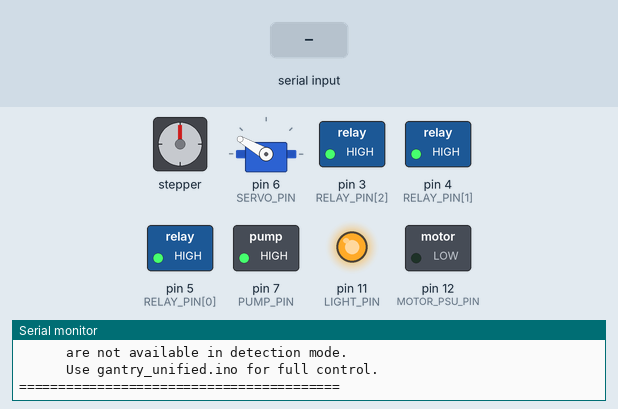
Bench run of a sketch on a simulated Arduino Uno, built with avr-gcc and run on an emulated ATmega328P. Shown: stepper motor, servo, switched loads named in the sketch (green lamp = pin HIGH), output pins drawn as LEDs (lit = HIGH), the last lines printed to the serial monitor. Wiring (inferred from the names in the program): stepper motor driver (200 steps per turn assumed): step pin 9; direction pin 8; enable pin 10. The test bench sets the inputs (shaded band).

Above: at 2.0 s.
2.1 s: "pump on\n" received over Serial
At 2.8 s:
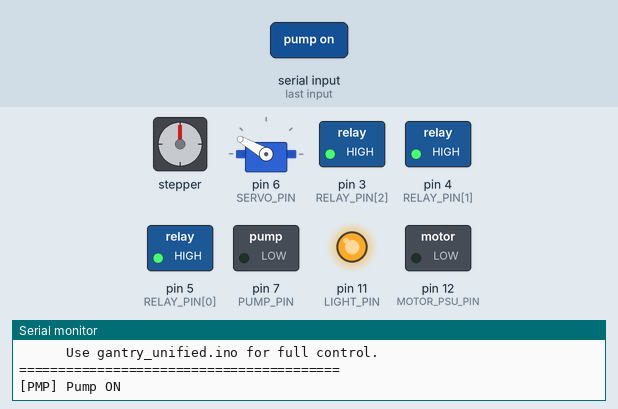
3.6 s: "na on\n" received over Serial
At 4.8 s:
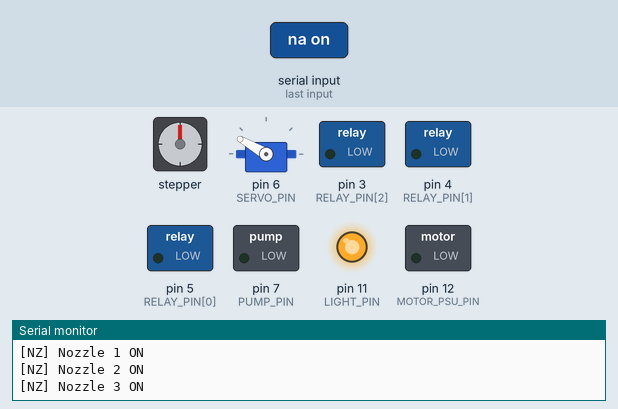
5.1 s: "light on\n" received over Serial
At 6.3 s:
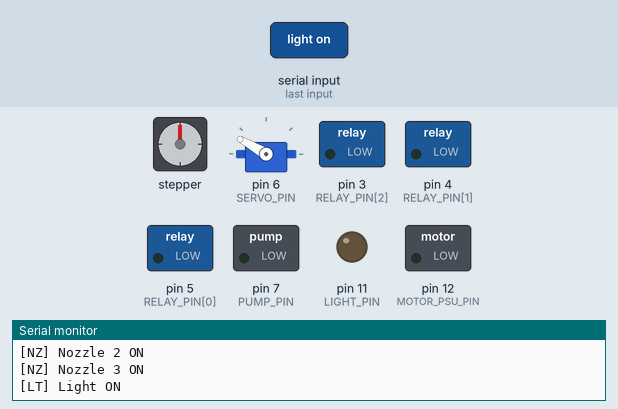
6.6 s: "a 45\n" received over Serial
At 7.3 s:
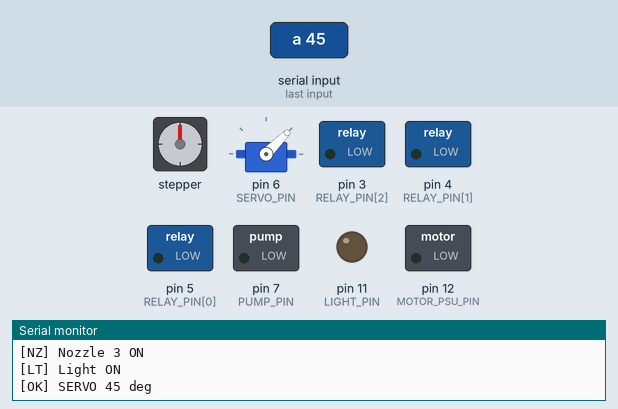
9.6 s: "pump off\n" received over Serial
At 10.0 s:
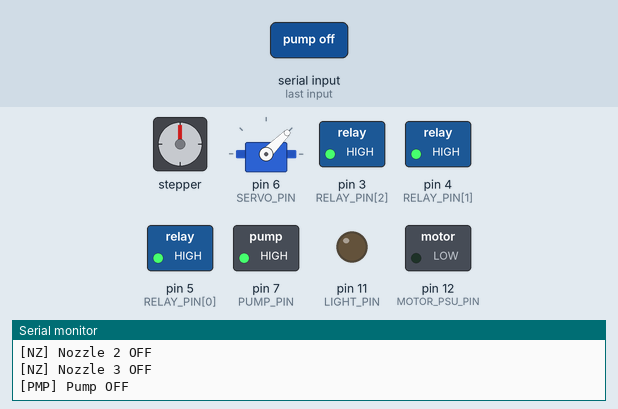
Timing chart, 0 to 12.1 s (numbered marks = the images above; inputs shaded):
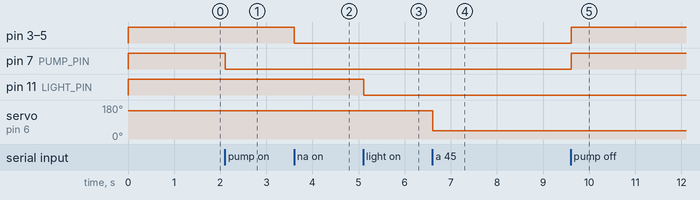

The sketch:

gantry_detection.ino
```cpp
// ============================================================
//   IMAGING GANTRY — DETECTION CONTROLLER  v1.0
//
//   Purpose:
//     Lightweight firmware for DETECTION MODE only.
//     Camera is fixed at a permanent position — no gantry
//     arm movement required. No homing, no limit switch.
//
//   Controls:
//     - Stepper    : Enabled + holding torque (no movement)
//     - 3x Teejet  : Solenoid nozzle valves (N1/N2/N3)
//     - SHURflo    : Spray pump
//     - AL295W     : Grow light (24V via boost converter)
//     - Servo      : Camera tilt (fixed at boot angle)
//
//   NOT included (use gantry_unified.ino for these):
//     - Stepper motor movement / homing / limit switch
//     - Sequence engine (m, a steps)
//
//   Stepper is ENABLED at boot to lock arm position against
//   vibration and field bumps — but never commanded to move.
//
//   Serial protocol : 9600 baud, '\n' terminated
//   Commands are a strict subset of gantry_unified.ino —
//   same syntax, so the Python GUI works unchanged.
//
//   Pin assignments (IDENTICAL to gantry_unified):
//     Servo           : 6
//     Nozzle 1 relay  : 5      Nozzle 2 relay  : 4
//     Nozzle 3 relay  : 3      Pump relay      : 7
//     Light relay     : 11
//     (Pins 8,9,10,12 unused — stepper/PSU not fitted)
//
//   Author : Nana  |  ABEN PhD Imaging System
// ============================================================

#include <Servo.h>

// ──────────────────────────────────────────────────────────
//  PIN DEFINITIONS (same as gantry_unified for compatibility)
// ──────────────────────────────────────────────────────────
const uint8_t SERVO_PIN     = 6;

// Stepper — enabled at boot to hold torque, no movement
const uint8_t STEP_PIN      = 9;
const uint8_t DIR_PIN       = 8;
const uint8_t ENABLE_PIN    = 10;
const uint8_t MOTOR_PSU_PIN = 12;   // 12V PSU relay

const uint8_t NOZZLE_COUNT  = 3;
const uint8_t RELAY_PIN[3]  = {5, 4, 3};   // N1, N2, N3

const uint8_t PUMP_PIN      = 7;
const uint8_t LIGHT_PIN     = 11;

// ──────────────────────────────────────────────────────────
//  SERVO
// ──────────────────────────────────────────────────────────
const int SERVO_FIXED_ANGLE = 150;   // Fixed detection position
const int SERVO_MIN_ANGLE   = 0;
const int SERVO_MAX_ANGLE   = 170;

Servo camServo;
int   servoAngle = SERVO_FIXED_ANGLE;

// ──────────────────────────────────────────────────────────
//  STATE
// ──────────────────────────────────────────────────────────
bool nozzleState[NOZZLE_COUNT] = {false, false, false};
bool pumpState                 = false;
bool lightState                = false;

// ──────────────────────────────────────────────────────────
//  COMMS WATCHDOG
//
//  The Jetson polls "p" every 1.5s (see gantry_controller.py
//  POLL_INTERVAL) even when idle, so ANY complete command
//  (not just nozzle/pump commands) counts as a live heartbeat.
//
//  If no command is received for COMM_TIMEOUT_MS, we assume the
//  Jetson has crashed, hung, or the USB/serial link has died and
//  force pump + all nozzles OFF regardless of last commanded
//  state. This is the last line of defense — it does NOT depend
//  on any software on the host being alive.
// ──────────────────────────────────────────────────────────
const unsigned long COMM_TIMEOUT_MS = 4000;   // ~2.6x the 1.5s poll interval
unsigned long        lastCmdMillis  = 0;
bool                  watchdogTripped = false;

// ──────────────────────────────────────────────────────────
//  SERIAL BUFFER (no String — zero heap allocation)
// ──────────────────────────────────────────────────────────
const uint8_t CMD_BUF_SIZE = 64;
char    cmdBuf[CMD_BUF_SIZE];
uint8_t cmdLen   = 0;
bool    cmdReady = false;

// ──────────────────────────────────────────────────────────
//  FORWARD DECLARATIONS
// ──────────────────────────────────────────────────────────
void processCommand(char* cmd);
void setNozzle(uint8_t index, bool on);
void allNozzlesOn();
void allNozzlesOff();
void setPump(bool on);
void setLight(bool on);
void setServoAngle(int angle);
bool validateServoRange(int angle);
void checkCommsWatchdog();
void printFullStatus();
void printBanner();
void printMenu();

// ──────────────────────────────────────────────────────────
//  SETUP
// ──────────────────────────────────────────────────────────
void setup() {
  // Stepper — enable hold torque to lock arm position
  // Motor PSU relay ON first to power the driver
  pinMode(MOTOR_PSU_PIN, OUTPUT);
  digitalWrite(MOTOR_PSU_PIN, LOW);    // active LOW — PSU ON

  // Enable pin LOW = driver active, holding current applied
  pinMode(STEP_PIN,   OUTPUT);
  pinMode(DIR_PIN,    OUTPUT);
  pinMode(ENABLE_PIN, OUTPUT);
  digitalWrite(ENABLE_PIN, LOW);       // hold torque — arm locked

  // Servo — fixed at detection angle
  camServo.attach(SERVO_PIN);
  camServo.write(SERVO_FIXED_ANGLE);

  // Nozzle relays — all OFF (active LOW)
  for (uint8_t i = 0; i < NOZZLE_COUNT; i++) {
    pinMode(RELAY_PIN[i], OUTPUT);
    digitalWrite(RELAY_PIN[i], HIGH);
  }

  // Pump relay — OFF
  pinMode(PUMP_PIN, OUTPUT);
  digitalWrite(PUMP_PIN, HIGH);

  // Light relay — OFF
  pinMode(LIGHT_PIN, OUTPUT);
  digitalWrite(LIGHT_PIN, HIGH);

  Serial.begin(9600);
  lastCmdMillis = millis();
  printBanner();
  printMenu();
}

// ──────────────────────────────────────────────────────────
//  MAIN LOOP — serial command processing only
// ──────────────────────────────────────────────────────────
void loop() {
  // Byte-by-byte serial intake — no String allocation
  while (Serial.available() > 0) {
    char c = (char)Serial.read();
    if (c == '\n' || c == '\r') {
      if (cmdLen > 0) {
        cmdBuf[cmdLen] = '\0';
        cmdReady = true;
      }
    } else {
      if (cmdLen < CMD_BUF_SIZE - 1) {
        cmdBuf[cmdLen++] = c;
      }
    }
  }

  if (cmdReady) {
    // Any complete line — including routine "p" status polls —
    // counts as proof the Jetson is alive and talking to us.
    lastCmdMillis   = millis();
    watchdogTripped = false;

    processCommand(cmdBuf);
    cmdLen   = 0;
    cmdReady = false;
  }

  checkCommsWatchdog();
}

// ──────────────────────────────────────────────────────────
//  COMMS WATCHDOG CHECK
//  Call every loop() pass. Uses subtraction so it is safe
//  across the ~49-day millis() rollover.
// ──────────────────────────────────────────────────────────
void checkCommsWatchdog() {
  unsigned long elapsed = millis() - lastCmdMillis;

  if (elapsed > COMM_TIMEOUT_MS && !watchdogTripped) {
    watchdogTripped = true;
    Serial.println(F("[WDT] Comm link lost — forcing pump + nozzles OFF"));
    allNozzlesOff();
    setPump(false);
  }
}

// ──────────────────────────────────────────────────────────
//  COMMAND PROCESSOR
//  Supports the same syntax as gantry_unified.ino
//  so Python GUI works unchanged.
// ──────────────────────────────────────────────────────────
void processCommand(char* cmd) {
  // Trim leading whitespace
  while (*cmd == ' ') cmd++;
  if (*cmd == '\0') return;

  // ── PUMP ────────────────────────────────────────────────
  if (strcmp(cmd, "pump on")  == 0 || strcmp(cmd, "pon")  == 0) {
    setPump(true);  return;
  }
  if (strcmp(cmd, "pump off") == 0 || strcmp(cmd, "poff") == 0) {
    setPump(false); return;
  }

  // ── NOZZLES ─────────────────────────────────────────────
  if (strcmp(cmd, "na on")  == 0) { allNozzlesOn();  return; }
  if (strcmp(cmd, "na off") == 0) { allNozzlesOff(); return; }

  // n1 on/off, n2 on/off, n3 on/off
  if (cmd[0] == 'n' && cmd[1] >= '1' && cmd[1] <= '3') {
    uint8_t idx = cmd[1] - '1';       // 0-based
    bool    on  = (strstr(cmd + 2, "on") != nullptr);
    setNozzle(idx, on);
    return;
  }

  // ── LIGHT ───────────────────────────────────────────────
  if (strcmp(cmd, "light on")  == 0 || strcmp(cmd, "lon")  == 0) {
    setLight(true);  return;
  }
  if (strcmp(cmd, "light off") == 0 || strcmp(cmd, "loff") == 0) {
    setLight(false); return;
  }

  // ── SERVO ───────────────────────────────────────────────
  // a <deg> — adjust camera angle even in detection mode
  if (cmd[0] == 'a' && cmd[1] == ' ') {
    int angle = atoi(cmd + 2);
    if (validateServoRange(angle)) {
      setServoAngle(angle);
    }
    return;
  }

  // ── STATUS / INFO ────────────────────────────────────────
  if (strcmp(cmd, "p")    == 0) { printFullStatus(); return; }
  if (strcmp(cmd, "i")    == 0) { printFullStatus(); return; }
  if (strcmp(cmd, "help") == 0 ||
      strcmp(cmd, "?")    == 0) { printMenu();       return; }

  // ── GRACEFULLY IGNORE GANTRY COMMANDS ────────────────────
  // h, m, r, s, hs, e, d, mpsu, loop, pause, resume, stop
  // These are valid in gantry_unified but silently ignored here
  // so the GUI doesn't error — it just gets no response
  if (cmd[0] == 'h' || cmd[0] == 'm' || cmd[0] == 'r' ||
      cmd[0] == 's' || cmd[0] == 'e' || cmd[0] == 'd') {
    Serial.println(F("[INFO] Stepper commands ignored in detection mode"));
    Serial.println(F("       Upload gantry_unified.ino for full gantry control"));
    return;
  }
  if (strncmp(cmd, "mpsu",  4) == 0 ||
      strncmp(cmd, "loop",  4) == 0 ||
      strncmp(cmd, "pause", 5) == 0 ||
      strncmp(cmd, "resume",6) == 0 ||
      strncmp(cmd, "stop",  4) == 0) {
    Serial.println(F("[INFO] Command not available in detection mode"));
    return;
  }

  Serial.print(F("[?] Unknown command: "));
  Serial.println(cmd);
}

// ──────────────────────────────────────────────────────────
//  HARDWARE CONTROL
// ──────────────────────────────────────────────────────────
void setNozzle(uint8_t index, bool on) {
  if (index >= NOZZLE_COUNT) return;
  nozzleState[index] = on;
  digitalWrite(RELAY_PIN[index], on ? LOW : HIGH);  // active LOW
  // Match gantry_controller.py [NZ] parse token
  Serial.print(F("[NZ] Nozzle ")); Serial.print(index + 1);
  Serial.println(on ? F(" ON") : F(" OFF"));
}

void allNozzlesOn() {
  for (uint8_t i = 0; i < NOZZLE_COUNT; i++) setNozzle(i, true);
}

void allNozzlesOff() {
  for (uint8_t i = 0; i < NOZZLE_COUNT; i++) setNozzle(i, false);
}

void setPump(bool on) {
  if (!on) allNozzlesOff();         // safety: nozzles off before pump off
  pumpState = on;
  digitalWrite(PUMP_PIN, on ? LOW : HIGH);  // active LOW
  // Match gantry_controller.py parse tokens
  Serial.println(on ? F("[PMP] Pump ON") : F("[PMP] Pump OFF"));
}

void setLight(bool on) {
  lightState = on;
  digitalWrite(LIGHT_PIN, on ? LOW : HIGH);  // active LOW
  // Match gantry_controller.py [LT] parse token
  Serial.println(on ? F("[LT] Light ON") : F("[LT] Light OFF"));
}

void setServoAngle(int angle) {
  servoAngle = angle;
  camServo.write(angle);
  Serial.print(F("[OK] SERVO ")); Serial.print(angle);
  Serial.println(F(" deg"));
}

bool validateServoRange(int angle) {
  if (angle < SERVO_MIN_ANGLE || angle > SERVO_MAX_ANGLE) {
    Serial.print(F("[!] Angle out of range (0-"));
    Serial.print(SERVO_MAX_ANGLE); Serial.println(F(" deg)"));
    return false;
  }
  return true;
}

// ──────────────────────────────────────────────────────────
//  STATUS
// ──────────────────────────────────────────────────────────
void printFullStatus() {
  Serial.println(F("    ======= DETECTION STATUS ======="));
  Serial.println(F("    [MODE] DETECTION"));
  Serial.print(F("    Mode     : DETECTION (camera fixed at "));
  Serial.print(SERVO_FIXED_ANGLE); Serial.println(F(" deg)"));
  Serial.println(F("    Motor PSU: ON  [POWERED]"));
  Serial.print(F("    Cam angle: ")); Serial.print(servoAngle);
  Serial.println(F(" deg"));
  Serial.println(F("    ---------------------------"));
  Serial.print(F("    Pump     : "));
  Serial.println(pumpState ? F("ON  [RUNNING]") : F("OFF [STOPPED]"));
  for (uint8_t i = 0; i < NOZZLE_COUNT; i++) {
    Serial.print(F("    Nozzle ")); Serial.print(i + 1);
    Serial.print(F("  : "));
    Serial.println(nozzleState[i] ? F("ON  [OPEN]") : F("OFF [CLOSED]"));
  }
  Serial.println(F("    ---------------------------"));
  Serial.print(F("    Light    : "));
  Serial.println(lightState ? F("ON  [ACTIVE]") : F("OFF [STANDBY]"));
  Serial.println(F("    ---------------------------"));
  Serial.println(F("    Stepper  : ENABLED [HOLDING TORQUE]"));
  Serial.println(F("    Motor PSU: ON  [POWERED]"));
  Serial.println(F("    Homing   : N/A (detection mode)"));
  Serial.print(F("    Comm WDT : "));
  Serial.print(millis() - lastCmdMillis);
  Serial.print(F("ms since last cmd (timeout "));
  Serial.print(COMM_TIMEOUT_MS);
  Serial.println(F("ms)"));
  Serial.println(F("    ==========================="));
}

void printBanner() {
  Serial.println(F("============================================"));
  Serial.println(F("   ABEN GANTRY — DETECTION MODE  v1.0"));
  Serial.println(F("   Stepper HOLD | Nozzles | Pump | Light | Servo"));
  Serial.println(F("   Camera fixed — arm locked, no movement"));
  Serial.println(F("============================================"));
  Serial.println(F("Pins:"));
  Serial.println(F("  Stepper  STEP=9 DIR=8 EN=10 PSU=12 [HOLD]"));
  Serial.println(F("  Servo    6  (fixed at 145 deg)"));
  Serial.println(F("  Nozzles  N1=5  N2=4  N3=3"));
  Serial.println(F("  Pump     7"));
  Serial.println(F("  Light    11"));
  Serial.println();
}

void printMenu() {
  Serial.println(F("\n======== DETECTION MODE COMMANDS ========"));
  Serial.println(F("PUMP:"));
  Serial.println(F("  pump on / pump off    pon / poff"));
  Serial.println(F(""));
  Serial.println(F("NOZZLES:"));
  Serial.println(F("  n1 on/off  n2 on/off  n3 on/off"));
  Serial.println(F("  na on / na off  (all nozzles)"));
  Serial.println(F(""));
  Serial.println(F("LIGHT:"));
  Serial.println(F("  light on / light off  lon / loff"));
  Serial.println(F(""));
  Serial.println(F("SERVO (fine adjust only):"));
  Serial.println(F("  a <deg>   (0-170, default 145)"));
  Serial.println(F(""));
  Serial.println(F("STATUS:"));
  Serial.println(F("  p / i     - Full status"));
  Serial.println(F("  help / ?  - This menu"));
  Serial.println(F(""));
  Serial.println(F("NOTE: Stepper commands (h, m, r, s, e, d)"));
  Serial.println(F("      are not available in detection mode."));
  Serial.println(F("      Use gantry_unified.ino for full control."));
  Serial.println(F("=========================================\n"));
}
```

Measured:
- after the input at 2.1 s, pin 7 (PUMP_PIN): HIGH → LOW at once
- after the input at 3.6 s, pin 3 (RELAY_PIN[2]), pin 4 (RELAY_PIN[1]), pin 5 (RELAY_PIN[0]): HIGH → LOW at once
- after the input at 5.1 s, pin 11 (LIGHT_PIN): HIGH → LOW at once
- after the input at 6.6 s, pin 3 (RELAY_PIN[2]), pin 4 (RELAY_PIN[1]), pin 5 (RELAY_PIN[0]): stays LOW (without the input it goes to HIGH after 2.5 s); pin 7 (PUMP_PIN): stays LOW (without the input it goes to HIGH after 2.6 s); servo on pin 6 (SERVO_PIN): 150° → 45° at once
- after the input at 9.6 s, pin 3 (RELAY_PIN[2]), pin 4 (RELAY_PIN[1]), pin 5 (RELAY_PIN[0]): LOW → HIGH after 0.01 s instead of 1.0 s; pin 7 (PUMP_PIN): LOW → HIGH after 0.01 s instead of 1.1 s
